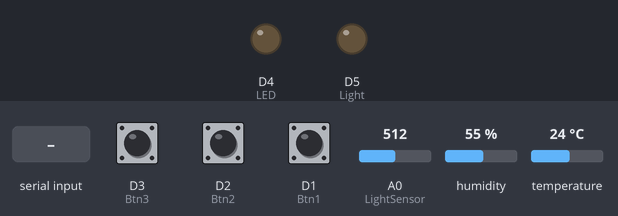
Simulated run of this sketch. Board: ESP8266 (NodeMCU). Parts: output pins drawn as LEDs (lit = HIGH). Dashed ring = blinking. The inputs (shaded band) are chosen by the test bench; at power-on: D2 (Btn2) HIGH, D1 (Btn1) HIGH, D3 (Btn3) HIGH, A0 (LightSensor) = 512, humidity 55 %, temperature 24 °C. WiFi joins after 1.5 s; servers stay silent unless stated; uploads are accepted with an empty reply; what the sketch prints to the serial monitor is not drawn.

Above: at 1.2 s.
1.3 s: D2 (Btn2) pulled LOW for 0.15 s
At 2.5 s:
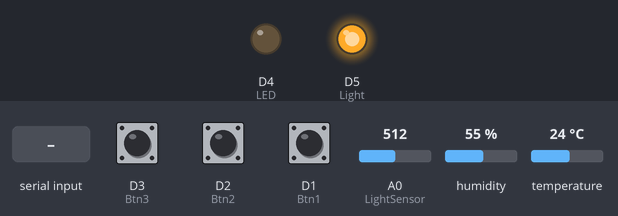
3.4 s: D1 (Btn1) pulled LOW for 0.15 s
At 3.67 s:
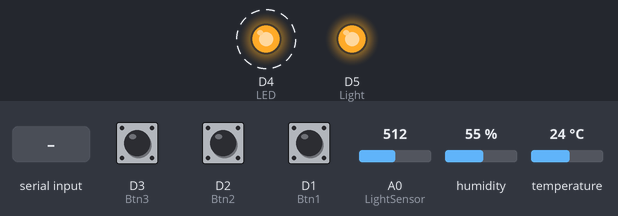
5.1 s: D3 (Btn3) pulled LOW for 0.15 s
At 5.45 s:
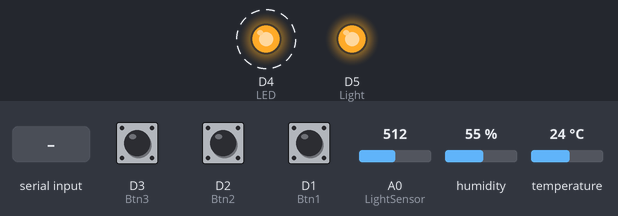
8.1 s: "hanul301\n" received over the second serial link
11.1 s: "none\n" received over the second serial link
14.1 s: D3 (Btn3) pulled LOW for 1 s
At 14.45 s:
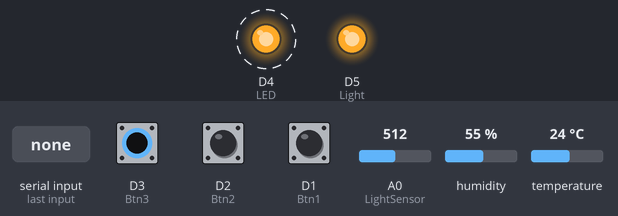
Timing chart, 0 to 18.1 s (numbered marks = the images above; inputs shaded):
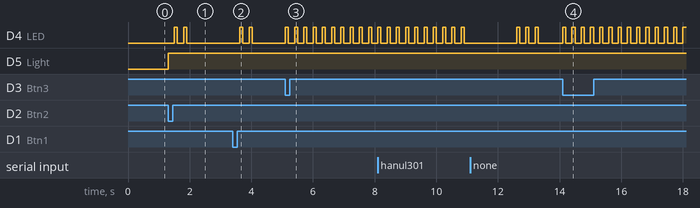

Measured:
- after the input at 1.3 s, D4 (LED): alternates HIGH for 0.10 s and LOW for 0.20 s, 4 changes in all, then stays LOW, starting after 0.20 s; D5 (Light): LOW → HIGH at once
- after the input at 3.4 s, D4 (LED): alternates HIGH for 0.10 s and LOW for 0.20 s, 4 changes in all, then stays LOW, starting after 0.23 s
- after the input at 5.1 s, D4 (LED): alternates HIGH for 0.10 s and LOW for 0.20 s, starting at once
- after the input at 14.1 s, D4 (LED): alternates HIGH for 0.10 s and LOW for 0.20 s, starting at once

The sketch:

arduino_smart_vase.ino
```cpp
#include <DHT.h>
#include <ESP8266WiFi.h>
#include <ESP8266HTTPClient.h>
#include <SoftwareSerial.h>

#define DHTTYPE DHT11

#define LightSensor A0
#define LED LED_BUILTIN
#define Light D5
#define Btn1 D1
#define Btn2 D2
#define Btn3 D3
DHT tempSensor(D7, DHTTYPE);
SoftwareSerial bluetooth(D6, D4);

bool isInProgress = false;

// const char *ssid = "hanul301";
// const char *password = "hanul301";

void setup()
{
  Serial.begin(9600);
  pinMode(LightSensor, INPUT);
  pinMode(Light, OUTPUT);
  pinMode(LED, OUTPUT);
  pinMode(Btn1, INPUT_PULLUP);
  pinMode(Btn2, INPUT_PULLUP);
  pinMode(Btn3, INPUT_PULLUP);
  tempSensor.begin();
  WiFi.mode(WIFI_STA);
}

void loop()
{
  if (digitalRead(Btn1) == 0 && !isInProgress)
  {
    isInProgress = true;
    reqTOspring(1);
  }

  if (digitalRead(Btn2) == 0 && !isInProgress)
  {
    isInProgress = true;
    reqTOspring(2);
  }

  if (digitalRead(Btn3) == 0 && !isInProgress)
  {
    isInProgress = true;
    setWiFi();
  }
}

void reqTOspring(int btn)
{
  WiFiClient client;
  HTTPClient http;
  String url = "none";

  if (btn == 1)
  {
    int t = tempSensor.readTemperature();
    int h = tempSensor.readHumidity();
    if (isnan(t) || isnan(h))
    {
      Serial.println("센서와 연결되지 않았습니다");
      return;
    }
    String temperature = String(t);
    String humidity = String(h);
    url = "http://192.168.0.219:9090/thcheck.ard?";
    url += "temperature=" + temperature + "&humidity=" + humidity;
  }
  else if (btn == 2)
  {
    String state = analogRead(LightSensor) > 300 ? "ON" : "OFF";
    digitalWrite(Light, analogRead(LightSensor) > 300 ? 1 : 0);
    Serial.println(analogRead(LightSensor));
    url = "http://192.168.0.219:9090/ledchange.ard?";
    url += "state=" + state;
  }
  if (url == "none")
  {
    Serial.println("주소가 none입니다.");
    return;
  }

  Serial.println(url);
  http.begin(client, url);
  int httpResponseCode = http.GET();

  if (httpResponseCode > 0)
  {
    String response = http.getString();
    Serial.println(httpResponseCode);
    if (httpResponseCode == 200)
    {
      blink(2);
    }
    else if (httpResponseCode == 400)
    {
      blink(4);
    }
    else if (httpResponseCode == 500)
    {
      blink(5);
    }
    Serial.println(response);
  }
  else
  {
    Serial.print("Error on HTTP request: ");
    Serial.println(httpResponseCode);
    blink(1);
  }

  http.end();
  isInProgress = false;
}

void setWiFi()
{
  bluetooth.begin(9600);

  if (WiFi.status() == WL_CONNECTED)
  {
    WiFi.disconnect();
  }

  while (!bluetooth.available())
  {
    blink(1);
  }

  String ssid = bluetooth.readStringUntil('\n');
  ssid.trim();
  Serial.print(ssid);

  while (!bluetooth.available())
  {
    blink(1);
  }

  String password = bluetooth.readStringUntil('\n');
  password.trim();
  Serial.print(password);

  WiFi.begin(ssid.c_str(), password.c_str());
  int wait = 0;
  while (WiFi.status() != WL_CONNECTED && wait < 30)
  {
    delay(500);
    Serial.print(".");
    wait++;
  }
  if (wait >= 30)
  {
    Serial.println("WiFi connection Failed.");
    isInProgress = false;
    return;
  }
  else
  {
    Serial.println("");
    Serial.print("Connected to ");
    Serial.println(ssid);
    Serial.print("IP address: ");
    Serial.println(WiFi.localIP());
  }
  blink(3);
  isInProgress = false;
}

void blink(int cnt)
{
  for (int i = 0; i < cnt; i++)
  {
    digitalWrite(LED, 1);
    delay(100);
    digitalWrite(LED, 0);
    delay(200);
  }
}
```
